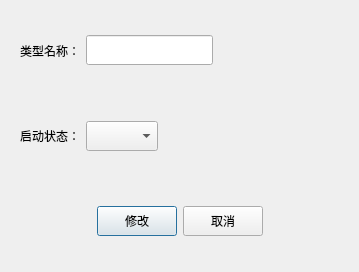
<?xml version="1.0" encoding="UTF-8"?>
<ui version="4.0">
 <class>Dialog</class>
 <widget class="QDialog" name="Dialog">
  <property name="geometry">
   <rect>
    <x>0</x>
    <y>0</y>
    <width>359</width>
    <height>272</height>
   </rect>
  </property>
  <property name="windowTitle">
   <string>添加仓库类型</string>
  </property>
  <layout class="QVBoxLayout" name="verticalLayout">
   <item>
    <widget class="QWidget" name="widget" native="true">
     <layout class="QHBoxLayout" name="horizontalLayout">
      <item>
       <widget class="QLabel" name="label">
        <property name="text">
         <string>类型名称：</string>
        </property>
       </widget>
      </item>
      <item>
       <widget class="QLineEdit" name="lineEdit">
        <property name="minimumSize">
         <size>
          <width>0</width>
          <height>30</height>
         </size>
        </property>
       </widget>
      </item>
      <item>
       <spacer name="horizontalSpacer">
        <property name="orientation">
         <enum>Qt::Horizontal</enum>
        </property>
        <property name="sizeHint" stdset="0">
         <size>
          <width>40</width>
          <height>20</height>
         </size>
        </property>
       </spacer>
      </item>
     </layout>
    </widget>
   </item>
   <item>
    <widget class="QWidget" name="widget_2" native="true">
     <layout class="QHBoxLayout" name="horizontalLayout_2">
      <item>
       <widget class="QLabel" name="label_2">
        <property name="text">
         <string>启动状态：</string>
        </property>
       </widget>
      </item>
      <item>
       <widget class="QComboBox" name="comboBox">
        <property name="minimumSize">
         <size>
          <width>0</width>
          <height>30</height>
         </size>
        </property>
       </widget>
      </item>
      <item>
       <spacer name="horizontalSpacer_2">
        <property name="orientation">
         <enum>Qt::Horizontal</enum>
        </property>
        <property name="sizeHint" stdset="0">
         <size>
          <width>40</width>
          <height>20</height>
         </size>
        </property>
       </spacer>
      </item>
     </layout>
    </widget>
   </item>
   <item>
    <widget class="QWidget" name="widget_3" native="true">
     <layout class="QHBoxLayout" name="horizontalLayout_3">
      <item>
       <spacer name="horizontalSpacer_3">
        <property name="orientation">
         <enum>Qt::Horizontal</enum>
        </property>
        <property name="sizeHint" stdset="0">
         <size>
          <width>40</width>
          <height>20</height>
         </size>
        </property>
       </spacer>
      </item>
      <item>
       <widget class="QPushButton" name="pushButton">
        <property name="minimumSize">
         <size>
          <width>0</width>
          <height>30</height>
         </size>
        </property>
        <property name="text">
         <string>修改</string>
        </property>
       </widget>
      </item>
      <item>
       <widget class="QPushButton" name="pushButton_2">
        <property name="minimumSize">
         <size>
          <width>0</width>
          <height>30</height>
         </size>
        </property>
        <property name="text">
         <string>取消</string>
        </property>
       </widget>
      </item>
      <item>
       <spacer name="horizontalSpacer_4">
        <property name="orientation">
         <enum>Qt::Horizontal</enum>
        </property>
        <property name="sizeHint" stdset="0">
         <size>
          <width>40</width>
          <height>20</height>
         </size>
        </property>
       </spacer>
      </item>
     </layout>
    </widget>
   </item>
  </layout>
 </widget>
 <resources/>
 <connections/>
</ui>
